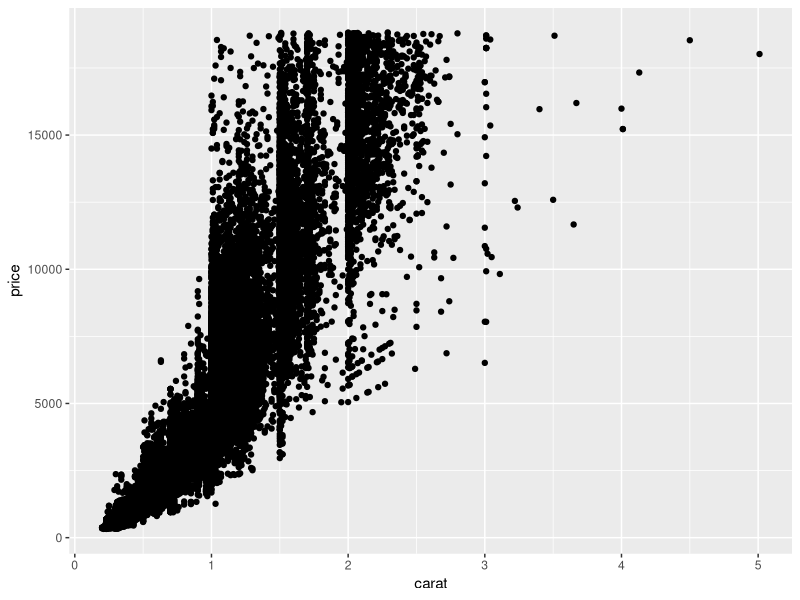
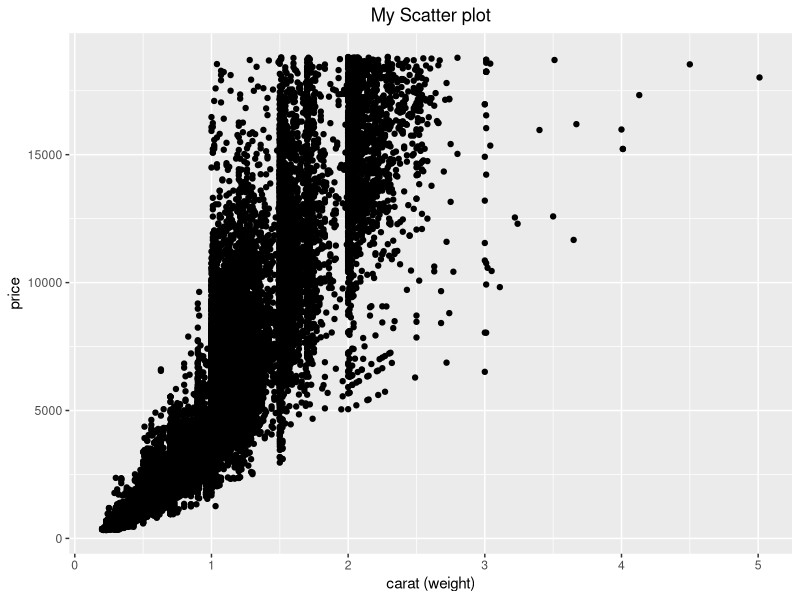
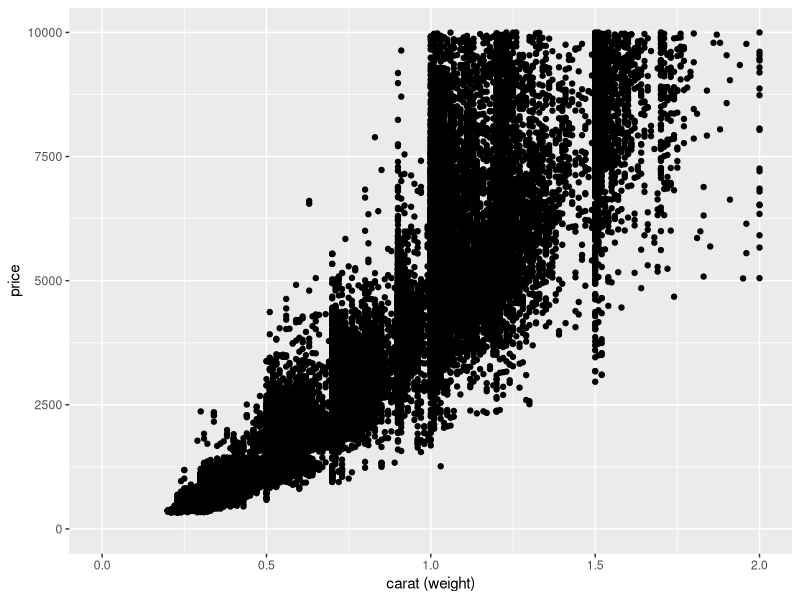
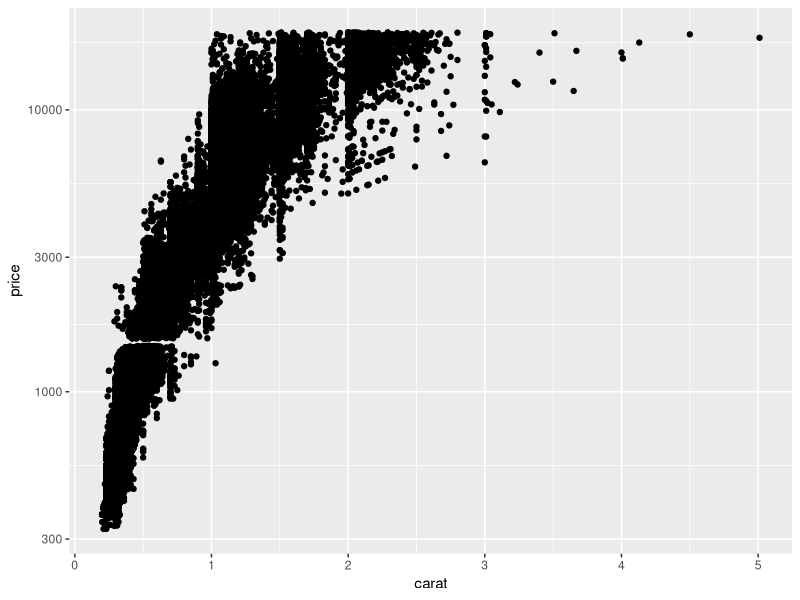
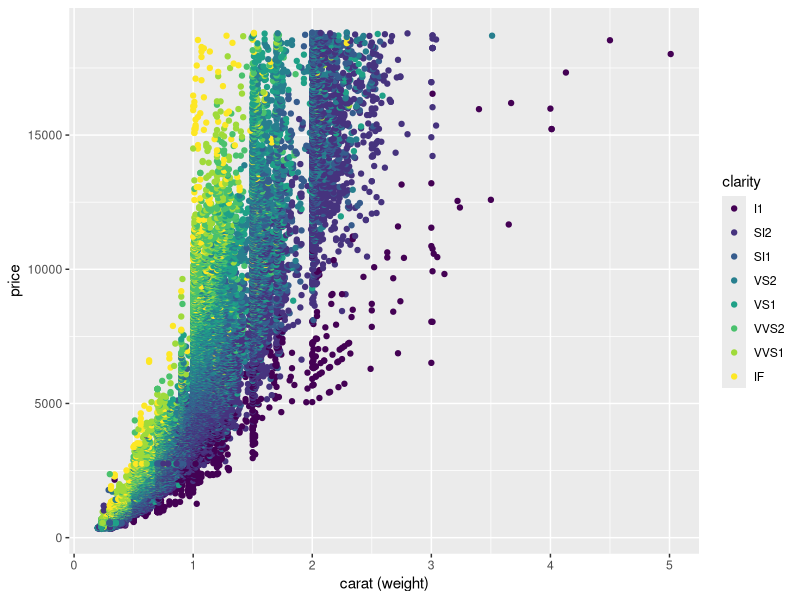
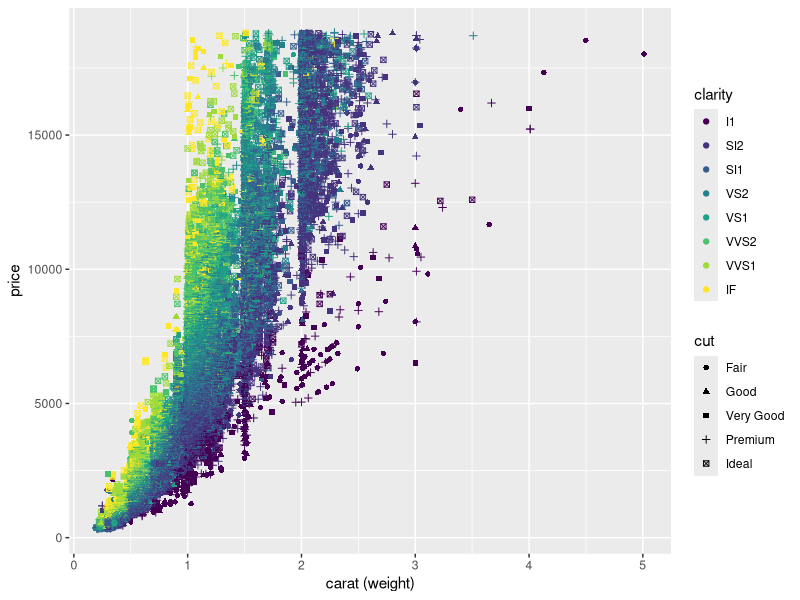
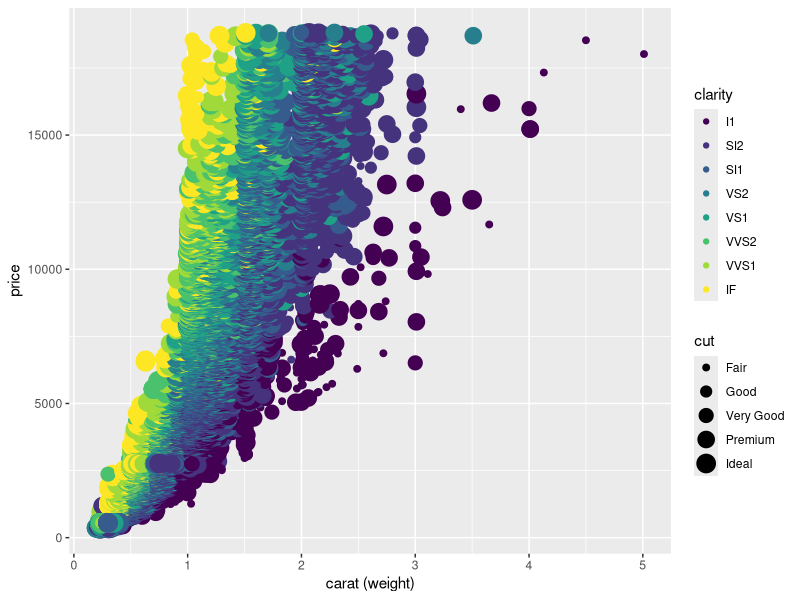
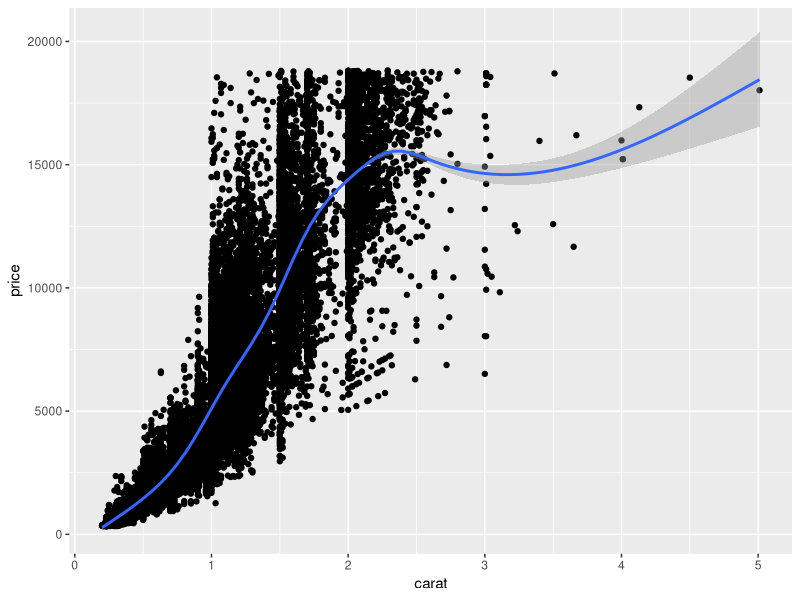

Write R code to recreate these figures, in order.
## ---- chunk 1
library(ggplot2)
data("diamonds")
head(diamonds)
## ---- chunk 2
ggplot(diamonds, aes(x=carat, y=price)) + geom_point()
## ---- chunk 3
#to center the title use: theme(plot.title = element_text(hjust = 0.5))
ggplot(diamonds, aes(x=carat, y=price)) + geom_point() + ggtitle("My Scatter plot") + xlab("carat (weight)") + theme(plot.title = element_text(hjust = 0.5))
## ---- chunk 4
#Note that this action can cause data loss in the plot
ggplot(diamonds, aes(x=carat, y=price)) + geom_point() + xlab("carat (weight)") + xlim(0,2) + ylim(0,10000) 
## ---- chunk 5
ggplot(diamonds, aes(x=carat, y=price)) + geom_point() + scale_y_log10()
## ---- chunk 6
ggplot(diamonds, aes(x=carat, y=price, color=clarity)) + geom_point() + xlab("carat (weight)") 
## ---- chunk 7
ggplot(diamonds, aes(x=carat, y=price, color=clarity, shape=cut)) + geom_point() + xlab("carat (weight)") 
## ---- chunk 8
ggplot(diamonds, aes(x=carat, y=price, color=clarity, size=cut)) + geom_point() + xlab("carat (weight)") 
## ---- chunk 9
# the gray area around the curve is the confidence interval. 
#To turn it off we can turn off the standard error option in geo_smooth(next figure).
ggplot(diamonds, aes(x=carat, y=price)) + geom_point() + geom_smooth() 
## ---- chunk 10
# Remove the confidence area around the curve
ggplot(diamonds, aes(x=carat, y=price)) + geom_point() + geom_smooth(se=FALSE) 
## ---- chunk 11
ggplot(diamonds, aes(x=carat, y=price)) + geom_point() + geom_smooth(se=FALSE, method="lm") 
## ---- chunk 12
ggplot(diamonds, aes(x=carat, y=price, color=clarity)) + geom_point() + geom_smooth(se=FALSE)
## ---- chunk 13
ggplot(diamonds, aes(x=carat, y=price, color=clarity)) + geom_smooth(se=FALSE)
## ---- chunk 14
ggplot(diamonds, aes(x=carat, y=price, color=clarity)) + geom_point() + geom_smooth(se=FALSE, method = "lm")
## ---- chunk 15
ggplot(diamonds, aes(x=carat, y=price, color=clarity)) + geom_smooth(se=FALSE, method = "lm")
## ---- chunk 16
ggplot(diamonds, aes(x=carat, y=price, color = clarity)) + geom_point() + ggtitle("The original Scatter plot") + theme(plot.title = element_text(hjust = 0.5))
## ---- chunk 17
ggplot(diamonds, aes(x=carat, y=price)) + geom_point() + facet_wrap(~clarity) 
## ---- chunk 18
ggplot(diamonds, aes(x=carat, y=price, color=color)) + geom_point() + facet_wrap(~clarity)
## ---- chunk 19
ggplot(diamonds, aes(x=carat, y=price)) + geom_point() + facet_grid(color~clarity)
## ---- chunk 20
#to center the title use: theme(plot.title = element_text(hjust = 0.5))
ggplot(diamonds, aes(x=carat, y=price, color=cut)) + geom_point() + facet_grid(color~clarity)+ ggtitle("5 in 1 Plot") + theme(plot.title = element_text(hjust = 0.5))
## ---- chunk 21

ggplot(diamonds, aes(x=carat, y=price, color=cut)) + geom_point() + facet_grid(color~clarity) 
## ---- chunk 22
#plot a histogram for the price feature, where the x-axis is th proce and the y-axis is the frequency "the count"
ggplot(diamonds, aes(x=price)) + geom_histogram()
## ---- chunk 23
ggplot(diamonds, aes(x=price)) + geom_histogram(binwidth = 200 ) + ggtitle("Thinner bins") + theme(plot.title = element_text(hjust = 0.5))
## ---- chunk 24
ggplot(diamonds, aes(x=price)) + geom_histogram() + facet_wrap(~ clarity) + ggtitle("Divided by the diamond clarity") + theme(plot.title = element_text(hjust = 0.5)) 
## ---- chunk 25
ggplot(diamonds, aes(x=price)) + geom_histogram() + facet_wrap(~ clarity, scale="free_y") + ggtitle("Free the scale of the y-axis") + theme(plot.title = element_text(hjust = 0.5))
## ---- chunk 26
ggplot(diamonds, aes(x=price, fill=clarity)) + geom_histogram() + ggtitle("Fill the histogram wrt clarity") + theme(plot.title = element_text(hjust = 0.5))
## ---- chunk 27
ggplot(diamonds, aes(x=price)) + geom_density() + ggtitle("The density Curve") + theme(plot.title = element_text(hjust = 0.5))
## ---- chunk 28
ggplot(diamonds, aes(x=price, color=cut)) + geom_density() + ggtitle("Each curve represents different cut value") + theme(plot.title = element_text(hjust = 0.5))
## ---- chunk 29
ggplot(diamonds, aes(x=price)) + geom_density() + facet_wrap(~ cut) + ggtitle("Each plot represents different cut value") + theme(plot.title = element_text(hjust = 0.5))
